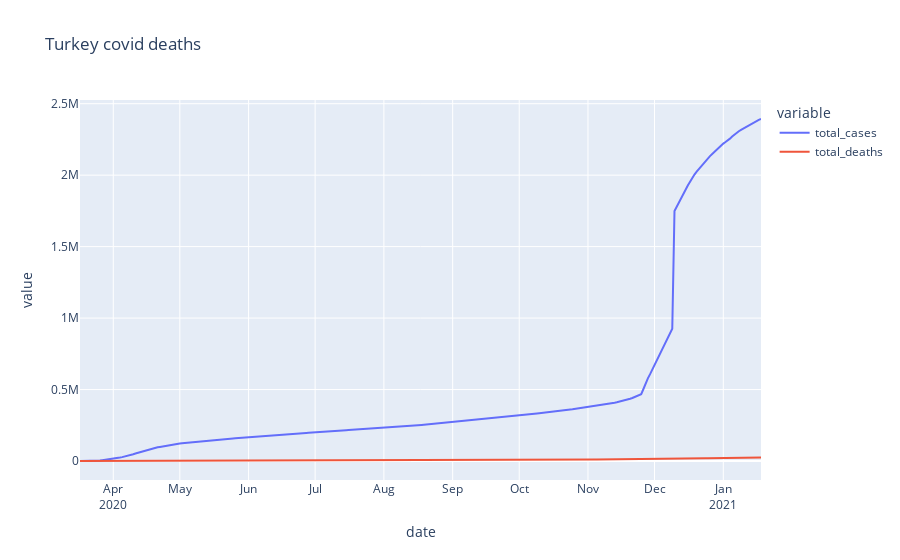

The notebook cell this image was saved under:
### Code cell
fig=px.line(tur_graph, x= tur_graph['date'], y=tur_graph.columns, title= 'Turkey covid deaths')
fig.update_xaxes(
    dtick="M1",
    tickformat="%b\n%Y")
fig.show()

### Figure 1 — Plotly figure (JSON) as saved in the notebook; plotly's stock layout.template omitted (floating-point values rounded to 4 significant figures; data arrays with more than 128 entries replaced by an {"elided": "..."} marker saying what was removed)
{"data": [{"hovertemplate": "variable=total_cases<br>date=%{x}<br>value=%{y}<extra></extra>", "legendgroup": "total_cases", "line": {"color": "#636efa", "dash": "solid"}, "mode": "lines", "name": "total_cases", "orientation": "v", "showlegend": true, "type": "scatter", "x": {"elided": "308 str values"}, "xaxis": "x", "y": {"elided": "308 int values"}, "yaxis": "y"}, {"hovertemplate": "variable=total_deaths<br>date=%{x}<br>value=%{y}<extra></extra>", "legendgroup": "total_deaths", "line": {"color": "#EF553B", "dash": "solid"}, "mode": "lines", "name": "total_deaths", "orientation": "v", "showlegend": true, "type": "scatter", "x": {"elided": "308 str values"}, "xaxis": "x", "y": {"elided": "308 int values"}, "yaxis": "y"}], "layout": {"legend": {"title": {"text": "variable"}, "tracegroupgap": 0}, "title": {"text": "Turkey covid deaths"}, "xaxis": {"anchor": "y", "domain": [0, 1], "dtick": "M1", "tickformat": "%b\n%Y", "title": {"text": "date"}}, "yaxis": {"anchor": "x", "domain": [0, 1], "title": {"text": "value"}}}}
